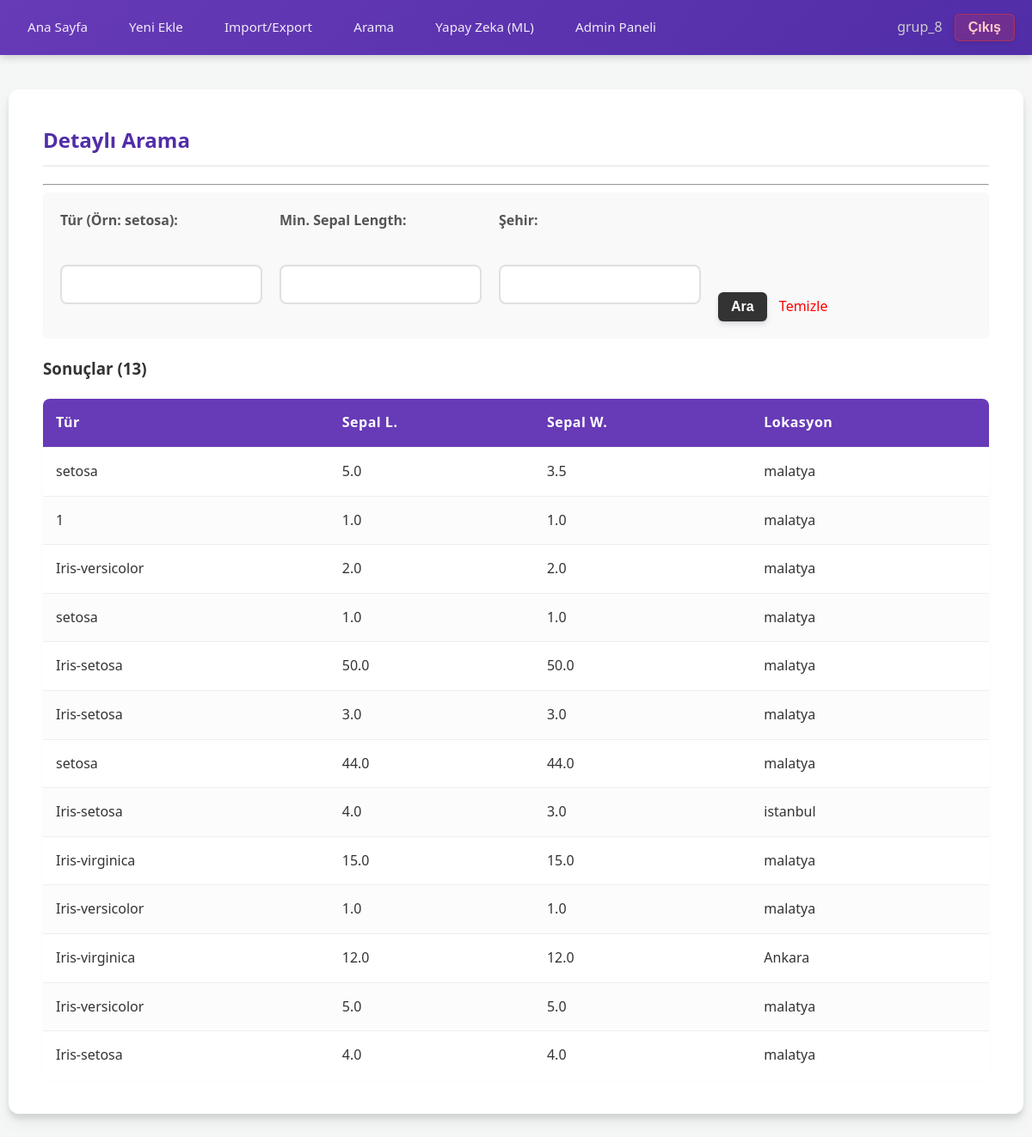
The app's page /search/ (signed in) with its own data.
### iris_app/models.py (models this page shows, shortened)
class IrisPlant(models.Model):
    location = models.ForeignKey(Location, on_delete=models.SET_NULL, related_name='plants', verbose_name="Konum",
                                 null=True, blank=True)
    sepal_length = models.FloatField(verbose_name="Sepal Length (cm)")
    sepal_width = models.FloatField(verbose_name="Sepal Width (cm)")
    petal_length = models.FloatField(verbose_name="Petal Length (cm)")
    petal_width = models.FloatField(verbose_name="Petal Width (cm)")
    species = models.CharField(max_length=50, verbose_name="Tür")
    created_at = models.DateTimeField(auto_now_add=True)

class Location(models.Model):
    city = models.CharField(max_length=100, verbose_name="Şehir")
    region = models.CharField(max_length=100, verbose_name="Bölge", blank=True, null=True)
    altitude = models.IntegerField(verbose_name="Rakım (m)", default=0)
    created_at = models.DateTimeField(auto_now_add=True)

### iris_app/views.py (the view)
# urls.py: path('search/', views.plant_search, name='plant_search'),
@login_required
def plant_search(request):
    plants = IrisPlant.objects.all().order_by('-created_at')
    query_species = request.GET.get('species')
    query_sepal = request.GET.get('min_sepal')
    query_city = request.GET.get('city')
    if query_species:
        plants = plants.filter(species__icontains=query_species)
    if query_sepal:
        plants = plants.filter(sepal_length__gte=query_sepal)
    if query_city:
        plants = plants.filter(location__city__icontains=query_city)
    context = {'plants': plants}
    return render(request, 'plant_search.html', context)

### iris_app/context_processors.py (called while the page is built)
def global_access_control(request):
    is_writer = False
    if request.user.is_authenticated:
        is_writer = request.user.groups.filter(name='Writer').exists()
    return {'is_writer': is_writer}

### templates/plant_search.html
{% extends 'base.html' %}
{% block content %}
    <h2>Detaylı Arama</h2>
    <hr>
    <div style="background-color: #f9f9f9; padding: 20px; border-radius: 5px; margin-bottom: 20px;">
        <form method="get">
            <div style="display: flex; gap: 20px; flex-wrap: wrap;">
                <div>
                    <label>Tür (Örn: setosa):</label><br>
                    <input type="text" name="species" class="form-control">
                </div>
                <div>
                    <label>Min. Sepal Length:</label><br>
                    <input type="number" step="0.1" name="min_sepal" class="form-control">
                </div>
                <div>
                    <label>Şehir:</label><br>
                    <input type="text" name="city" class="form-control">
                </div>
                <div style="align-self: flex-end;">
                    <button type="submit" style="background: #333; color: white; padding: 8px 15px; border: none; cursor: pointer;">
                        Ara
                    </button>
                    <a href="{% url 'plant_search' %}" style="margin-left: 10px; color: red; text-decoration: none;">Temizle</a>
                </div>
            </div>
        </form>
    </div>
    <h3>Sonuçlar ({{ plants.count }})</h3>
    {% if plants %}
        <table>
            <thead>
                <tr>
                    <th>Tür</th>
                    <th>Sepal L.</th>
                    <th>Sepal W.</th>
                    <th>Lokasyon</th>
                </tr>
            </thead>
            <tbody>
                {% for plant in plants %}
                <tr>
                    <td>{{ plant.species }}</td>
                    <td>{{ plant.sepal_length }}</td>
                    <td>{{ plant.sepal_width }}</td>
                    <td>
                        {% if plant.location %}{{ plant.location.city }}{% else %}-{% endif %}
                    </td>
                </tr>
                {% endfor %}
            </tbody>
        </table>
    {% else %}
        <p>Aradığınız kriterlere uygun bitki bulunamadı.</p>
    {% endif %}
{% endblock %}

### templates/base.html (shortened to what this page needs)
<!DOCTYPE html>
<html lang="tr">
<head>
    {% load static %}
    <link rel="stylesheet" href="{% static 'style.css' %}">
</head>
<body>
    <header>
        <nav>
            <div>
                <a href="{% url 'plant_list' %}">Ana Sayfa</a>
                {% if is_writer or user.is_superuser %}
                    <a href="{% url 'plant_create' %}">Yeni Ekle</a>
                    <a href="{% url 'data_import_export' %}">Import/Export</a>
                {% endif %}
                <a href="{% url 'plant_search' %}">Arama</a>
                <a href="{% url 'predict_species' %}">Yapay Zeka (ML)</a>
                {% if user.is_superuser %}
                    <a href="/admin">Admin Paneli</a>
                {% endif %}
            </div>
            <div>
                {% if user.is_authenticated %}
                    <span style="color: #ccc; margin-right: 10px;">{{ user.username }}</span>
                    <form action="{% url 'logout' %}" method="post" style="display: inline;">
                        <button type="submit" class="btn" style="background:none; border:none; color:red; cursor:pointer; font-weight:bold; font-size:16px;">Çıkış</button>
                    </form>
                {% else %}
                    <a href="{% url 'login' %}">Giriş</a>
                    <a href="{% url 'register' %}">Kayıt</a>
                {% endif %}
            </div>
        </nav>
    </header>
    <div class="container">
        {% block content %}
        {% endblock %}
    </div>
</body>
</html>

### static/style.css (style rules this page uses)
:root { --primary-color: #673AB7; --primary-dark: #512DA8; --accent-color: #009688; --bg-color: #f4f7f6; --text-dark: #333333; --text-light: #ffffff; --danger: #e53935; --success: #43A047; --card-shadow: 0 10px 20px rgba(0,0,0,0.05), 0 6px 6px rgba(0,0,0,0.1); }
body { font-family: 'Segoe UI', 'Roboto', 'Helvetica Neue', sans-serif; background-color: var(--bg-color); margin: 0; padding: 0; color: var(--text-dark); line-height: 1.6; }
a { text-decoration: none; transition: all 0.3s ease; }
header { background: linear-gradient(135deg, var(--primary-color), var(--primary-dark)); padding: 0; box-shadow: 0 2px 10px rgba(0,0,0,0.2); position: sticky; top: 0; z-index: 1000; }
nav { display: flex; justify-content: space-between; align-items: center; max-width: 1200px; margin: 0 auto; padding: 1rem 20px; }
nav a { color: rgba(255,255,255,0.9); margin-right: 20px; font-weight: 500; font-size: 0.95rem; padding: 8px 12px; border-radius: 4px; }
nav button { background: rgba(229, 57, 53, 0.2) !important; color: #ffcccc !important; padding: 6px 15px !important; border: 1px solid rgba(229, 57, 53, 0.5) !important; }
.container { max-width: 1100px; margin: 40px auto; background: white; padding: 40px; border-radius: 12px; box-shadow: var(--card-shadow); min-height: 60vh; }
h2 { color: var(--primary-dark); border-bottom: 2px solid #eee; padding-bottom: 10px; margin-top: 0; }
table { width: 100%; border-collapse: separate; border-spacing: 0; margin-top: 20px; background: white; border-radius: 8px; overflow: hidden; box-shadow: 0 0 10px rgba(0,0,0,0.02); }
thead { background-color: var(--primary-color); color: white; }
th, td { padding: 15px; text-align: left; border-bottom: 1px solid #eee; }
th { font-weight: 600; letter-spacing: 0.5px; }
tr:last-child td { border-bottom: none; }
tr:nth-child(even) { background-color: #fcfcfc; }
button, .btn { display: inline-block; background-color: var(--primary-color); color: white; padding: 10px 20px; border: none; border-radius: 6px; cursor: pointer; font-size: 1rem; font-weight: 600; box-shadow: 0 4px 6px rgba(50, 50, 93, 0.11), 0 1px 3px rgba(0, 0, 0, 0.08); transition: all 0.3s; }
input[type="text"], input[type="number"], input[type="password"], input[type="email"], select, textarea { width: 100%; padding: 12px; margin: 8px 0 20px 0; display: inline-block; border: 2px solid #e0e0e0; border-radius: 8px; box-sizing: border-box; font-size: 1rem; transition: border-color 0.3s; }
label { font-weight: 600; color: #555; margin-bottom: 5px; display: block; }

### records on screen
IrisPlant: species "setosa", sepal_length "5.0", sepal_width "3.5", location.city "malatya"
IrisPlant: species "1", sepal_length "1.0", sepal_width "1.0", location.city "malatya"
IrisPlant: species "Iris-versicolor", sepal_length "2.0", sepal_width "2.0", location.city "malatya"
IrisPlant: species "setosa", sepal_length "1.0", sepal_width "1.0", location.city "malatya"
IrisPlant: species "Iris-setosa", sepal_length "50.0", sepal_width "50.0", location.city "malatya"
IrisPlant: species "Iris-setosa", sepal_length "3.0", sepal_width "3.0", location.city "malatya"
IrisPlant: species "setosa", sepal_length "44.0", sepal_width "44.0", location.city "malatya"
IrisPlant: species "Iris-setosa", sepal_length "4.0", sepal_width "3.0", location.city "istanbul"
IrisPlant: species "Iris-virginica", sepal_length "15.0", sepal_width "15.0", location.city "malatya"
IrisPlant: species "Iris-versicolor", sepal_length "1.0", sepal_width "1.0", location.city "malatya"
IrisPlant: species "Iris-virginica", sepal_length "12.0", sepal_width "12.0", location.city "Ankara"
IrisPlant: species "Iris-versicolor", sepal_length "5.0", sepal_width "5.0", location.city "malatya"
IrisPlant: species "Iris-setosa", sepal_length "4.0", sepal_width "4.0", location.city "malatya"

### other values on screen
{{ user.username }} "grup_8"
{{ plants.count }} "13"
